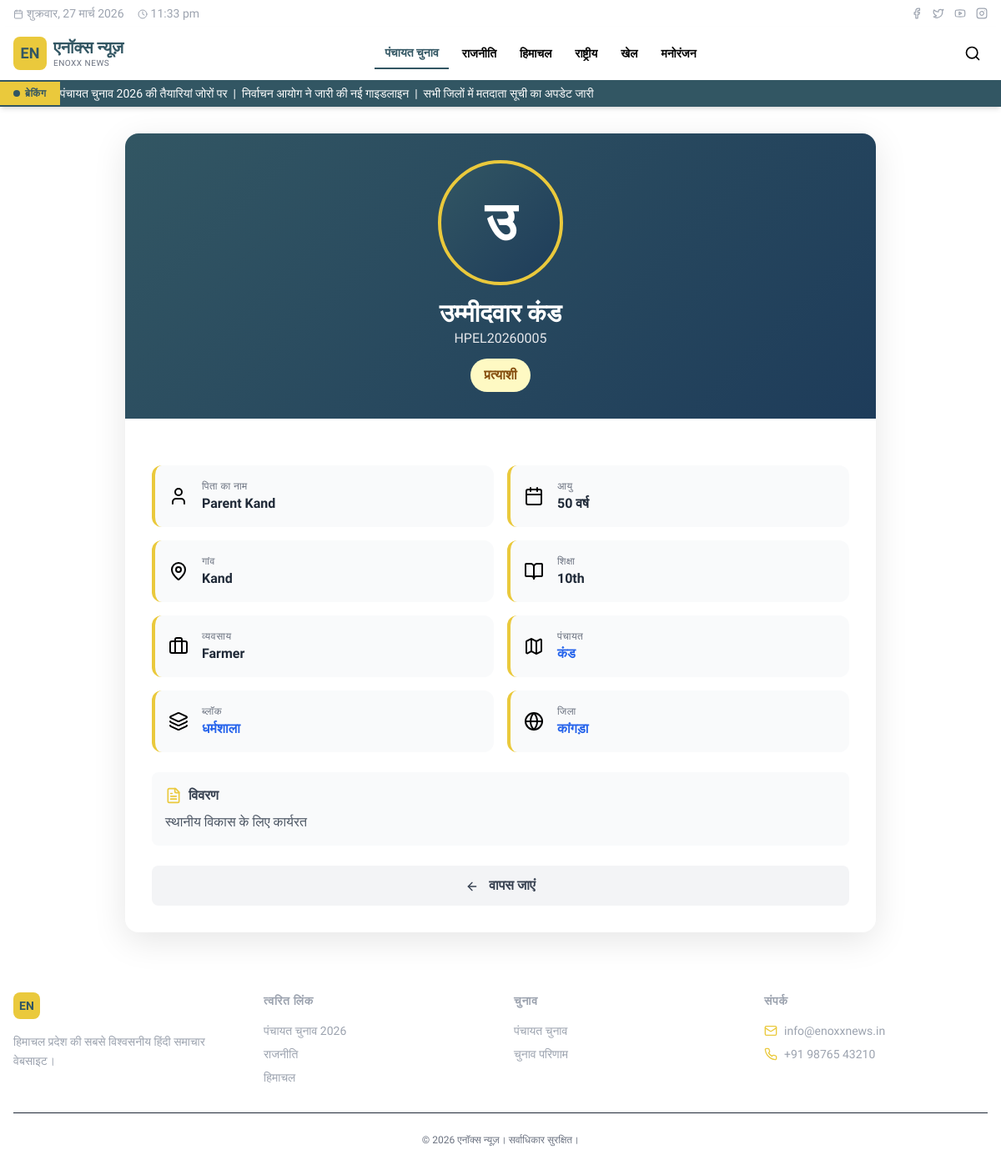
Page /seed_data.php?candidate=kangra/dharamshala/kand/candidate-kand on the committed database.
### tables this page shows
CREATE TABLE `candidates` (
  `id` int(11) NOT NULL,
  `candidate_id` varchar(50) NOT NULL,
  `district_id` int(11) NOT NULL,
  `jila_parishad_pradhan` enum('jila_parishad','pradhan') DEFAULT NULL,
  `jila_parishad_id` int(11) DEFAULT NULL,
  `block_id` int(11) NOT NULL,
  `panchayat_id` int(11) NOT NULL,
  `village` varchar(100) NOT NULL,
  `candidate_name_hi` varchar(100) NOT NULL,
  `candidate_name_en` varchar(100) NOT NULL,
  `relation_type` enum('father','husband') NOT NULL,
  `relation_name` varchar(100) NOT NULL,
  `gender` enum('Male','Female','Other') NOT NULL,
  `age` int(11) NOT NULL,
  `education` varchar(200) DEFAULT NULL,
  `profession` varchar(100) DEFAULT NULL,
  `short_notes_hi` text DEFAULT NULL,
  `bio_hi` text DEFAULT NULL,
  `bio_en` text DEFAULT NULL,
  `slug` varchar(500) NOT NULL,
  `photo_url` varchar(500) DEFAULT NULL,
  `video_message_url` varchar(500) DEFAULT NULL,
  `interview_video_url` varchar(500) DEFAULT NULL,
  `mobile_number` varchar(15) DEFAULT NULL,
  `whatsapp_number` varchar(15) DEFAULT NULL,
  `email` varchar(100) DEFAULT NULL,
  `facebook_url` varchar(500) DEFAULT NULL,
  `twitter_url` varchar(500) DEFAULT NULL,
  `instagram_url` varchar(500) DEFAULT NULL,
  `status` enum('contesting','leading','winner','runner_up','withdrawn') DEFAULT 'contesting',
  `approval_status` enum('pending','approved','rejected') DEFAULT 'pending',
  `views` int(11) DEFAULT 0,
  `featured` tinyint(1) DEFAULT 0,
  `created_at` timestamp NOT NULL DEFAULT current_timestamp(),
  `updated_at` timestamp NOT NULL DEFAULT current_timestamp() ON UPDATE current_timestamp(),
  `created_by` int(11) DEFAULT NULL,
  `whatsapp_verified` tinyint(1) DEFAULT 0,
  `photo_hidden` tinyint(1) DEFAULT 1,
  `verification_code` varchar(6) DEFAULT NULL,
  `verification_expiry` datetime DEFAULT NULL
);

CREATE TABLE `panchayats` (
  `id` int(11) NOT NULL,
  `block_id` int(11) NOT NULL,
  `panchayat_name` varchar(100) NOT NULL,
  `panchayat_name_hi` varchar(100) NOT NULL,
  `slug` varchar(100) NOT NULL,
  `status` enum('existing','proposed') DEFAULT 'existing',
  `description` text DEFAULT NULL,
  `meta_title` varchar(200) DEFAULT NULL,
  `meta_description` text DEFAULT NULL,
  `created_at` timestamp NOT NULL DEFAULT current_timestamp(),
  `updated_at` timestamp NOT NULL DEFAULT current_timestamp() ON UPDATE current_timestamp()
);

CREATE TABLE `blocks` (
  `id` int(11) NOT NULL,
  `district_id` int(11) NOT NULL,
  `jila_parishad_id` int(11) NOT NULL,
  `block_name` varchar(100) NOT NULL,
  `block_name_hi` varchar(100) NOT NULL,
  `jila_parishad_pradhan` enum('jila_parishad','pradhan') DEFAULT NULL,
  `slug` varchar(100) NOT NULL,
  `description` text DEFAULT NULL,
  `meta_title` varchar(200) DEFAULT NULL,
  `meta_description` text DEFAULT NULL,
  `created_at` timestamp NOT NULL DEFAULT current_timestamp(),
  `updated_at` timestamp NOT NULL DEFAULT current_timestamp() ON UPDATE current_timestamp()
);

CREATE TABLE `districts` (
  `id` int(11) NOT NULL,
  `district_name` varchar(100) NOT NULL,
  `district_name_hi` varchar(100) NOT NULL,
  `slug` varchar(100) NOT NULL,
  `description` text DEFAULT NULL,
  `meta_title` varchar(200) DEFAULT NULL,
  `meta_description` text DEFAULT NULL,
  `created_at` timestamp NOT NULL DEFAULT current_timestamp(),
  `updated_at` timestamp NOT NULL DEFAULT current_timestamp() ON UPDATE current_timestamp()
);

### seed_data.php (the view, shortened to what the rows shown need)
 <?php
require_once 'config.php';
function getHindi($hi, $en) {
    return !empty($hi) ? $hi : $en;
}
function getImageUrl($photo_url) {
    if (empty($photo_url)) {
        return null;
    }
    return null;
}
$candidate_slug = isset($_GET['candidate']) ? $_GET['candidate'] : '';
$view_candidate = null;
if ($candidate_slug) {
    try {
        $candidateStmt = $pdo->prepare("
            SELECT c.*,
                   d.district_name, d.district_name_hi, d.slug as district_slug,
                   b.block_name, b.block_name_hi, b.slug as block_slug,
                   p.panchayat_name, p.panchayat_name_hi, p.slug as panchayat_slug
            FROM candidates c
            LEFT JOIN districts d ON c.district_id = d.id
            LEFT JOIN blocks b ON c.block_id = b.id
            LEFT JOIN panchayats p ON c.panchayat_id = p.id
            WHERE c.slug = ?
        ");
        $candidateStmt->execute([$candidate_slug]);
        $view_candidate = $candidateStmt->fetch();
    } catch (Exception $e) {
    }
}
?>
<!DOCTYPE html>
<html lang="hi" class="h-full">
<head>
    <script src="https://cdn.tailwindcss.com/3.4.17"></script>
</head>
<body class="bg-portal-light">
    <div id="app-wrapper" class="w-full min-h-screen overflow-auto flex flex-col">
        <header class="bg-white shadow-md sticky top-0 z-40">
            <div class="max-w-7xl mx-auto px-4">
                <div class="flex items-center justify-between py-3">
                    <div class="flex items-center gap-2 cursor-pointer" onclick="window.location.href='fix.php'">
                        <div>
                            <h1 class="text-xl font-extrabold text-portal-black leading-tight" style="font-family:'Tiro Devanagari Hindi',serif;color:#325663">एनॉक्स न्यूज़</h1>
                        </div>
                    </div>
                </div>
            </div>
        </header>
        <main class="flex-1">
            <?php if ($view_candidate): ?>
            <div class="candidate-detail-container">
                <div class="candidate-detail-header">
                    <?php
                    $hasPhoto = !empty($view_candidate['photo_url']) && file_exists('uploads/' . $view_candidate['photo_url']);
                    $initial = mb_substr(getHindi($view_candidate['candidate_name_hi'], $view_candidate['candidate_name_en']), 0, 1);
                    $imageUrl = getImageUrl($view_candidate['photo_url']);
                    ?>
                    <?php if ($hasPhoto && $imageUrl): ?>
                    <img src="<?php echo $imageUrl; ?>"
                         class="detail-photo-large"
                         onerror="this.onerror=null; this.style.display='none'; this.parentNode.innerHTML='<div class=\'detail-photo-placeholder-large\'>'+'<?php echo $initial; ?>'+'</div>';">
                    <?php else: ?>
                    <div class="detail-photo-placeholder-large"><?php echo $initial; ?></div>
                    <?php endif; ?>
                    <h1 class="text-3xl font-bold mt-4"><?php echo htmlspecialchars(getHindi($view_candidate['candidate_name_hi'], $view_candidate['candidate_name_en'])); ?></h1>
                    <p class="text-gray-200"><?php echo htmlspecialchars($view_candidate['candidate_id']); ?></p>
                    <?php
                    $statusText = [
                        'winner' => 'विजेता',
                        'leading' => 'आगे',
                        'contesting' => 'प्रत्याशी',
                        'runner_up' => 'उपविजेता',
                        'withdrawn' => 'अलग'
                    ][$view_candidate['status']] ?? 'प्रत्याशी';
                    $statusClass = [
                        'winner' => 'bg-green-100 text-green-800',
                        'leading' => 'bg-blue-100 text-blue-800',
                        'contesting' => 'bg-yellow-100 text-yellow-800',
                        'runner_up' => 'bg-gray-100 text-gray-800',
                        'withdrawn' => 'bg-red-100 text-red-800'
                    ][$view_candidate['status']] ?? 'bg-yellow-100 text-yellow-800';
                    ?>
                    <div class="mt-3">
                        <span class="inline-block px-4 py-2 <?php echo $statusClass; ?> font-semibold rounded-full">
                            <?php echo $statusText; ?>
                        </span>
                    </div>
                </div>
                <div class="candidate-detail-body">
                    <div class="info-grid">
                        <div class="info-item">
                            <i data-lucide="user" class="w-6 h-6"></i>
                            <div class="info-content">
                                <div class="info-label"><?php echo $view_candidate['relation_type'] == 'father' ? 'पिता का नाम' : 'पति का नाम'; ?></div>
                                <div class="info-value"><?php echo htmlspecialchars($view_candidate['relation_name']); ?></div>
                            </div>
                        </div>
                        <div class="info-item">
                            <i data-lucide="calendar" class="w-6 h-6"></i>
                            <div class="info-content">
                                <div class="info-label">आयु</div>
                                <div class="info-value"><?php echo $view_candidate['age']; ?> वर्ष</div>
                            </div>
                        </div>
                        <div class="info-item">
                            <i data-lucide="map-pin" class="w-6 h-6"></i>
                            <div class="info-content">
                                <div class="info-label">गांव</div>
                                <div class="info-value"><?php echo htmlspecialchars($view_candidate['village']); ?></div>
                            </div>
                        </div>
                        <?php if (!empty($view_candidate['education'])): ?>
                        <div class="info-item">
                            <i data-lucide="book-open" class="w-6 h-6"></i>
                            <div class="info-content">
                                <div class="info-label">शिक्षा</div>
                                <div class="info-value"><?php echo htmlspecialchars($view_candidate['education']); ?></div>
                            </div>
                        </div>
                        <?php endif; ?>
                        <?php if (!empty($view_candidate['profession'])): ?>
                        <div class="info-item">
                            <i data-lucide="briefcase" class="w-6 h-6"></i>
                            <div class="info-content">
                                <div class="info-label">व्यवसाय</div>
                                <div class="info-value"><?php echo htmlspecialchars($view_candidate['profession']); ?></div>
                            </div>
                        </div>
                        <?php endif; ?>
                        <div class="info-item">
                            <i data-lucide="map" class="w-6 h-6"></i>
                            <div class="info-content">
                                <div class="info-label">पंचायत</div>
                                <div class="info-value">
                                    <a href="fix.php?district=<?php echo $view_candidate['district_slug']; ?>&block=<?php echo $view_candidate['block_slug']; ?>&panchayat=<?php echo $view_candidate['panchayat_slug']; ?>" class="text-blue-600 hover:underline">
                                        <?php echo htmlspecialchars(getHindi($view_candidate['panchayat_name_hi'], $view_candidate['panchayat_name'])); ?>
                                    </a>
                                </div>
                            </div>
                        </div>
                        <div class="info-item">
                            <i data-lucide="layers" class="w-6 h-6"></i>
                            <div class="info-content">
                                <div class="info-label">ब्लॉक</div>
                                <div class="info-value">
                                    <a href="fix.php?district=<?php echo $view_candidate['district_slug']; ?>&block=<?php echo $view_candidate['block_slug']; ?>" class="text-blue-600 hover:underline">
                                        <?php echo htmlspecialchars(getHindi($view_candidate['block_name_hi'], $view_candidate['block_name'])); ?>
                                    </a>
                                </div>
                            </div>
                        </div>
                        <div class="info-item">
                            <i data-lucide="globe" class="w-6 h-6"></i>
                            <div class="info-content">
                                <div class="info-label">जिला</div>
                                <div class="info-value">
                                    <a href="fix.php?district=<?php echo $view_candidate['district_slug']; ?>" class="text-blue-600 hover:underline">
                                        <?php echo htmlspecialchars(getHindi($view_candidate['district_name_hi'], $view_candidate['district_name'])); ?>
                                    </a>
                                </div>
                            </div>
                        </div>
                    </div>
                    <?php if (!empty($view_candidate['short_notes_hi'])): ?>
                    <div class="mt-6 p-4 bg-gray-50 rounded-lg">
                        <h3 class="font-semibold text-gray-700 mb-2 flex items-center gap-2">
                            <i data-lucide="file-text" class="w-5 h-5 text-[#eac93c]"></i>
                            विवरण
                        </h3>
                        <p class="text-gray-600"><?php echo nl2br(htmlspecialchars($view_candidate['short_notes_hi'])); ?></p>
                    </div>
                    <?php endif; ?>
                    <div class="flex gap-3 mt-6">
                        <a href="javascript:history.back()" class="flex-1 bg-gray-100 hover:bg-gray-200 text-gray-700 font-semibold py-3 px-4 rounded-lg transition text-center">
                            <i data-lucide="arrow-left" class="w-4 h-4 inline mr-2"></i>
                            वापस जाएं
                        </a>
                    </div>
                </div>
            </div>
            <?php endif; ?>
        </main>
    </div>
</body>
</html>

### rows in the picture
candidates: initial "उ", candidate_name_hi "उम्मीदवार कंड", candidate "HPEL20260005", status "प्रत्याशी", relation_name "Parent Kand", age "50", village "Kand", education "10th", profession "Farmer", panchayat.panchayat_name_hi "कंड", block.block_name_hi "धर्मशाला", district.district_name_hi "कांगड़ा", short_notes_hi "स्थानीय विकास के लिए कार्यरत"
